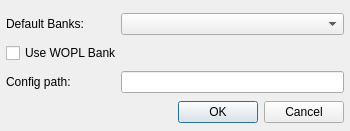
<?xml version="1.0" encoding="UTF-8"?>
<ui version="4.0">
 <class>SettingsDialog</class>
 <widget class="QDialog" name="SettingsDialog">
  <property name="geometry">
   <rect>
    <x>0</x>
    <y>0</y>
    <width>350</width>
    <height>131</height>
   </rect>
  </property>
  <property name="minimumSize">
   <size>
    <width>350</width>
    <height>131</height>
   </size>
  </property>
  <property name="maximumSize">
   <size>
    <width>350</width>
    <height>131</height>
   </size>
  </property>
  <property name="windowTitle">
   <string>AdlMidi Plugin Settings</string>
  </property>
  <layout class="QGridLayout" name="gridLayout">
   <property name="leftMargin">
    <number>6</number>
   </property>
   <property name="rightMargin">
    <number>6</number>
   </property>
   <property name="bottomMargin">
    <number>6</number>
   </property>
   <item row="2" column="1" colspan="2">
    <widget class="QLineEdit" name="configPathEdit"/>
   </item>
   <item row="0" column="1" colspan="2">
    <widget class="QComboBox" name="banksComboBox">
     <property name="maximumSize">
      <size>
       <width>16777215</width>
       <height>16777215</height>
      </size>
     </property>
    </widget>
   </item>
   <item row="2" column="0">
    <widget class="QLabel" name="label">
     <property name="text">
      <string>Config path:</string>
     </property>
    </widget>
   </item>
   <item row="0" column="0">
    <widget class="QLabel" name="label_2">
     <property name="text">
      <string>Default Banks:</string>
     </property>
    </widget>
   </item>
   <item row="3" column="0" colspan="3">
    <widget class="QDialogButtonBox" name="buttonBox">
     <property name="sizePolicy">
      <sizepolicy hsizetype="Expanding" vsizetype="Fixed">
       <horstretch>0</horstretch>
       <verstretch>0</verstretch>
      </sizepolicy>
     </property>
     <property name="standardButtons">
      <set>QDialogButtonBox::Cancel|QDialogButtonBox::Ok</set>
     </property>
    </widget>
   </item>
   <item row="1" column="0" colspan="2">
    <widget class="QCheckBox" name="checkBox">
     <property name="focusPolicy">
      <enum>Qt::NoFocus</enum>
     </property>
     <property name="text">
      <string>Use WOPL Bank</string>
     </property>
    </widget>
   </item>
  </layout>
 </widget>
 <resources/>
 <connections>
  <connection>
   <sender>buttonBox</sender>
   <signal>accepted()</signal>
   <receiver>SettingsDialog</receiver>
   <slot>accept()</slot>
   <hints>
    <hint type="sourcelabel">
     <x>214</x>
     <y>167</y>
    </hint>
    <hint type="destinationlabel">
     <x>103</x>
     <y>160</y>
    </hint>
   </hints>
  </connection>
  <connection>
   <sender>buttonBox</sender>
   <signal>rejected()</signal>
   <receiver>SettingsDialog</receiver>
   <slot>reject()</slot>
   <hints>
    <hint type="sourcelabel">
     <x>269</x>
     <y>174</y>
    </hint>
    <hint type="destinationlabel">
     <x>148</x>
     <y>169</y>
    </hint>
   </hints>
  </connection>
  <connection>
   <sender>checkBox</sender>
   <signal>clicked(bool)</signal>
   <receiver>configPathEdit</receiver>
   <slot>setEnabled(bool)</slot>
   <hints>
    <hint type="sourcelabel">
     <x>117</x>
     <y>62</y>
    </hint>
    <hint type="destinationlabel">
     <x>232</x>
     <y>92</y>
    </hint>
   </hints>
  </connection>
 </connections>
</ui>
